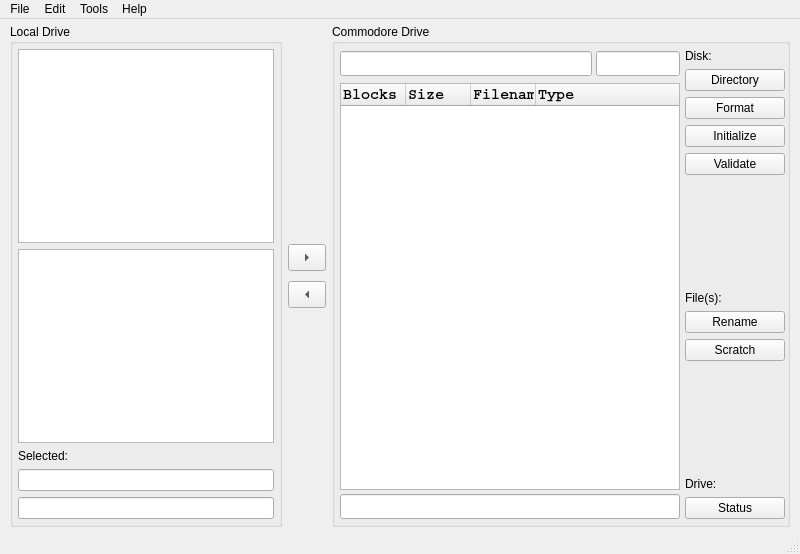
<?xml version="1.0" encoding="UTF-8"?>
<ui version="4.0">
 <class>FileWindow</class>
 <widget class="QMainWindow" name="FileWindow">
  <property name="geometry">
   <rect>
    <x>0</x>
    <y>0</y>
    <width>800</width>
    <height>554</height>
   </rect>
  </property>
  <property name="windowTitle">
   <string>QtCBM</string>
  </property>
  <property name="windowIcon">
   <iconset resource="QtCBM.qrc">
    <normaloff>:/res/icons/icon.png</normaloff>:/res/icons/icon.png</iconset>
  </property>
  <widget class="QWidget" name="centralWidget">
   <layout class="QHBoxLayout" name="horizontalLayout_2">
    <property name="leftMargin">
     <number>10</number>
    </property>
    <property name="topMargin">
     <number>5</number>
    </property>
    <property name="rightMargin">
     <number>10</number>
    </property>
    <property name="bottomMargin">
     <number>5</number>
    </property>
    <item>
     <layout class="QHBoxLayout" name="horizontalLayout">
      <property name="spacing">
       <number>0</number>
      </property>
      <item>
       <widget class="QGroupBox" name="groupBox">
        <property name="title">
         <string>Local Drive</string>
        </property>
        <layout class="QHBoxLayout" name="horizontalLayout_4">
         <property name="leftMargin">
          <number>5</number>
         </property>
         <property name="topMargin">
          <number>5</number>
         </property>
         <property name="rightMargin">
          <number>5</number>
         </property>
         <property name="bottomMargin">
          <number>5</number>
         </property>
         <item>
          <layout class="QVBoxLayout" name="verticalLayout_9">
           <property name="spacing">
            <number>0</number>
           </property>
           <item>
            <widget class="QFrame" name="frame_3">
             <property name="sizePolicy">
              <sizepolicy hsizetype="Fixed" vsizetype="Preferred">
               <horstretch>0</horstretch>
               <verstretch>0</verstretch>
              </sizepolicy>
             </property>
             <property name="minimumSize">
              <size>
               <width>100</width>
               <height>0</height>
              </size>
             </property>
             <property name="frameShape">
              <enum>QFrame::NoFrame</enum>
             </property>
             <property name="frameShadow">
              <enum>QFrame::Plain</enum>
             </property>
             <property name="lineWidth">
              <number>0</number>
             </property>
             <layout class="QVBoxLayout" name="verticalLayout_6">
              <property name="spacing">
               <number>0</number>
              </property>
              <property name="leftMargin">
               <number>0</number>
              </property>
              <property name="topMargin">
               <number>0</number>
              </property>
              <property name="rightMargin">
               <number>0</number>
              </property>
              <property name="bottomMargin">
               <number>0</number>
              </property>
             </layout>
            </widget>
           </item>
           <item>
            <widget class="QFrame" name="frame_2">
             <property name="sizePolicy">
              <sizepolicy hsizetype="Minimum" vsizetype="Preferred">
               <horstretch>0</horstretch>
               <verstretch>0</verstretch>
              </sizepolicy>
             </property>
             <property name="minimumSize">
              <size>
               <width>120</width>
               <height>0</height>
              </size>
             </property>
             <property name="frameShape">
              <enum>QFrame::NoFrame</enum>
             </property>
             <property name="frameShadow">
              <enum>QFrame::Plain</enum>
             </property>
             <property name="lineWidth">
              <number>0</number>
             </property>
             <layout class="QVBoxLayout" name="verticalLayout_2">
              <property name="leftMargin">
               <number>0</number>
              </property>
              <property name="topMargin">
               <number>0</number>
              </property>
              <property name="rightMargin">
               <number>0</number>
              </property>
              <property name="bottomMargin">
               <number>0</number>
              </property>
              <item>
               <layout class="QVBoxLayout" name="verticalLayout">
                <item>
                 <widget class="QTreeView" name="localFolders">
                  <property name="sizePolicy">
                   <sizepolicy hsizetype="Minimum" vsizetype="Expanding">
                    <horstretch>0</horstretch>
                    <verstretch>0</verstretch>
                   </sizepolicy>
                  </property>
                  <property name="minimumSize">
                   <size>
                    <width>120</width>
                    <height>0</height>
                   </size>
                  </property>
                  <property name="headerHidden">
                   <bool>true</bool>
                  </property>
                 </widget>
                </item>
                <item>
                 <widget class="QListView" name="localFiles">
                  <property name="sizePolicy">
                   <sizepolicy hsizetype="Minimum" vsizetype="Expanding">
                    <horstretch>0</horstretch>
                    <verstretch>0</verstretch>
                   </sizepolicy>
                  </property>
                  <property name="minimumSize">
                   <size>
                    <width>120</width>
                    <height>0</height>
                   </size>
                  </property>
                  <property name="selectionMode">
                   <enum>QAbstractItemView::ExtendedSelection</enum>
                  </property>
                 </widget>
                </item>
                <item>
                 <layout class="QVBoxLayout" name="verticalLayout_5">
                  <item>
                   <widget class="QLabel" name="label_6">
                    <property name="sizePolicy">
                     <sizepolicy hsizetype="Minimum" vsizetype="Preferred">
                      <horstretch>0</horstretch>
                      <verstretch>0</verstretch>
                     </sizepolicy>
                    </property>
                    <property name="minimumSize">
                     <size>
                      <width>120</width>
                      <height>0</height>
                     </size>
                    </property>
                    <property name="baseSize">
                     <size>
                      <width>1</width>
                      <height>0</height>
                     </size>
                    </property>
                    <property name="text">
                     <string>Selected:</string>
                    </property>
                   </widget>
                  </item>
                  <item>
                   <widget class="QLineEdit" name="selectedKB">
                    <property name="sizePolicy">
                     <sizepolicy hsizetype="Minimum" vsizetype="Fixed">
                      <horstretch>0</horstretch>
                      <verstretch>0</verstretch>
                     </sizepolicy>
                    </property>
                    <property name="minimumSize">
                     <size>
                      <width>120</width>
                      <height>0</height>
                     </size>
                    </property>
                    <property name="readOnly">
                     <bool>true</bool>
                    </property>
                   </widget>
                  </item>
                  <item>
                   <widget class="QLineEdit" name="selectedBlocks">
                    <property name="sizePolicy">
                     <sizepolicy hsizetype="Minimum" vsizetype="Fixed">
                      <horstretch>0</horstretch>
                      <verstretch>0</verstretch>
                     </sizepolicy>
                    </property>
                    <property name="minimumSize">
                     <size>
                      <width>120</width>
                      <height>0</height>
                     </size>
                    </property>
                    <property name="readOnly">
                     <bool>true</bool>
                    </property>
                   </widget>
                  </item>
                 </layout>
                </item>
               </layout>
              </item>
             </layout>
            </widget>
           </item>
          </layout>
         </item>
        </layout>
       </widget>
      </item>
      <item>
       <widget class="QFrame" name="frame">
        <property name="sizePolicy">
         <sizepolicy hsizetype="Fixed" vsizetype="Preferred">
          <horstretch>0</horstretch>
          <verstretch>0</verstretch>
         </sizepolicy>
        </property>
        <property name="minimumSize">
         <size>
          <width>50</width>
          <height>0</height>
         </size>
        </property>
        <property name="frameShape">
         <enum>QFrame::NoFrame</enum>
        </property>
        <property name="frameShadow">
         <enum>QFrame::Plain</enum>
        </property>
        <property name="lineWidth">
         <number>0</number>
        </property>
        <layout class="QGridLayout" name="gridLayout_2">
         <property name="leftMargin">
          <number>0</number>
         </property>
         <property name="topMargin">
          <number>0</number>
         </property>
         <property name="rightMargin">
          <number>0</number>
         </property>
         <property name="bottomMargin">
          <number>0</number>
         </property>
         <item row="0" column="0">
          <layout class="QGridLayout" name="gridLayout">
           <property name="horizontalSpacing">
            <number>0</number>
           </property>
           <property name="verticalSpacing">
            <number>10</number>
           </property>
           <item row="1" column="0">
            <widget class="QToolButton" name="copyToCBM">
             <property name="font">
              <font>
               <pointsize>11</pointsize>
              </font>
             </property>
             <property name="text">
              <string>-&gt;</string>
             </property>
             <property name="iconSize">
              <size>
               <width>30</width>
               <height>20</height>
              </size>
             </property>
             <property name="autoRaise">
              <bool>false</bool>
             </property>
             <property name="arrowType">
              <enum>Qt::RightArrow</enum>
             </property>
            </widget>
           </item>
           <item row="0" column="0">
            <spacer name="verticalSpacer">
             <property name="orientation">
              <enum>Qt::Vertical</enum>
             </property>
             <property name="sizeHint" stdset="0">
              <size>
               <width>20</width>
               <height>40</height>
              </size>
             </property>
            </spacer>
           </item>
           <item row="2" column="0">
            <widget class="QToolButton" name="copyFromCBM">
             <property name="enabled">
              <bool>true</bool>
             </property>
             <property name="font">
              <font>
               <pointsize>11</pointsize>
              </font>
             </property>
             <property name="text">
              <string>&lt;-</string>
             </property>
             <property name="iconSize">
              <size>
               <width>30</width>
               <height>20</height>
              </size>
             </property>
             <property name="autoRaise">
              <bool>false</bool>
             </property>
             <property name="arrowType">
              <enum>Qt::LeftArrow</enum>
             </property>
            </widget>
           </item>
           <item row="3" column="0">
            <spacer name="verticalSpacer_2">
             <property name="orientation">
              <enum>Qt::Vertical</enum>
             </property>
             <property name="sizeHint" stdset="0">
              <size>
               <width>20</width>
               <height>40</height>
              </size>
             </property>
            </spacer>
           </item>
          </layout>
         </item>
        </layout>
       </widget>
      </item>
      <item>
       <widget class="QGroupBox" name="groupBox_2">
        <property name="title">
         <string>Commodore Drive</string>
        </property>
        <layout class="QHBoxLayout" name="horizontalLayout_6">
         <property name="spacing">
          <number>0</number>
         </property>
         <property name="leftMargin">
          <number>5</number>
         </property>
         <property name="topMargin">
          <number>5</number>
         </property>
         <property name="rightMargin">
          <number>2</number>
         </property>
         <property name="bottomMargin">
          <number>5</number>
         </property>
         <item>
          <layout class="QHBoxLayout" name="horizontalLayout_5">
           <property name="spacing">
            <number>5</number>
           </property>
           <item>
            <widget class="QFrame" name="frame_4">
             <property name="frameShape">
              <enum>QFrame::NoFrame</enum>
             </property>
             <property name="frameShadow">
              <enum>QFrame::Plain</enum>
             </property>
             <property name="lineWidth">
              <number>0</number>
             </property>
             <layout class="QVBoxLayout" name="verticalLayout_4">
              <property name="leftMargin">
               <number>0</number>
              </property>
              <property name="topMargin">
               <number>0</number>
              </property>
              <property name="rightMargin">
               <number>0</number>
              </property>
              <property name="bottomMargin">
               <number>0</number>
              </property>
              <item>
               <layout class="QVBoxLayout" name="verticalLayout_3">
                <property name="spacing">
                 <number>4</number>
                </property>
                <item>
                 <widget class="QFrame" name="frame_6">
                  <property name="minimumSize">
                   <size>
                    <width>0</width>
                    <height>30</height>
                   </size>
                  </property>
                  <property name="frameShape">
                   <enum>QFrame::NoFrame</enum>
                  </property>
                  <property name="frameShadow">
                   <enum>QFrame::Plain</enum>
                  </property>
                  <property name="lineWidth">
                   <number>0</number>
                  </property>
                  <layout class="QGridLayout" name="gridLayout_3">
                   <property name="leftMargin">
                    <number>0</number>
                   </property>
                   <property name="topMargin">
                    <number>0</number>
                   </property>
                   <property name="rightMargin">
                    <number>0</number>
                   </property>
                   <property name="bottomMargin">
                    <number>0</number>
                   </property>
                   <property name="spacing">
                    <number>0</number>
                   </property>
                   <item row="0" column="0">
                    <layout class="QGridLayout" name="gridLayout_4" columnstretch="75,25" columnminimumwidth="0,0">
                     <property name="sizeConstraint">
                      <enum>QLayout::SetNoConstraint</enum>
                     </property>
                     <property name="horizontalSpacing">
                      <number>4</number>
                     </property>
                     <property name="verticalSpacing">
                      <number>0</number>
                     </property>
                     <item row="0" column="1">
                      <widget class="QLineEdit" name="diskId">
                       <property name="sizePolicy">
                        <sizepolicy hsizetype="Preferred" vsizetype="Fixed">
                         <horstretch>0</horstretch>
                         <verstretch>0</verstretch>
                        </sizepolicy>
                       </property>
                       <property name="minimumSize">
                        <size>
                         <width>50</width>
                         <height>25</height>
                        </size>
                       </property>
                       <property name="font">
                        <font>
                         <family>Courier</family>
                         <weight>75</weight>
                         <bold>true</bold>
                         <kerning>false</kerning>
                        </font>
                       </property>
                       <property name="frame">
                        <bool>true</bool>
                       </property>
                       <property name="readOnly">
                        <bool>true</bool>
                       </property>
                      </widget>
                     </item>
                     <item row="0" column="0">
                      <widget class="QLineEdit" name="diskLabel">
                       <property name="sizePolicy">
                        <sizepolicy hsizetype="Preferred" vsizetype="Fixed">
                         <horstretch>0</horstretch>
                         <verstretch>0</verstretch>
                        </sizepolicy>
                       </property>
                       <property name="minimumSize">
                        <size>
                         <width>0</width>
                         <height>25</height>
                        </size>
                       </property>
                       <property name="font">
                        <font>
                         <family>Courier</family>
                         <weight>75</weight>
                         <bold>true</bold>
                         <kerning>false</kerning>
                        </font>
                       </property>
                       <property name="frame">
                        <bool>true</bool>
                       </property>
                       <property name="readOnly">
                        <bool>true</bool>
                       </property>
                      </widget>
                     </item>
                    </layout>
                   </item>
                  </layout>
                 </widget>
                </item>
                <item>
                 <widget class="QTreeWidget" name="cbmFiles">
                  <property name="font">
                   <font>
                    <family>Courier</family>
                    <pointsize>11</pointsize>
                    <weight>75</weight>
                    <bold>true</bold>
                    <kerning>false</kerning>
                   </font>
                  </property>
                  <property name="frameShape">
                   <enum>QFrame::StyledPanel</enum>
                  </property>
                  <property name="frameShadow">
                   <enum>QFrame::Sunken</enum>
                  </property>
                  <property name="rootIsDecorated">
                   <bool>false</bool>
                  </property>
                  <property name="uniformRowHeights">
                   <bool>true</bool>
                  </property>
                  <property name="itemsExpandable">
                   <bool>false</bool>
                  </property>
                  <property name="expandsOnDoubleClick">
                   <bool>false</bool>
                  </property>
                  <property name="columnCount">
                   <number>4</number>
                  </property>
                  <attribute name="headerDefaultSectionSize">
                   <number>65</number>
                  </attribute>
                  <attribute name="headerStretchLastSection">
                   <bool>true</bool>
                  </attribute>
                  <column>
                   <property name="text">
                    <string>Blocks</string>
                   </property>
                  </column>
                  <column>
                   <property name="text">
                    <string>Size</string>
                   </property>
                  </column>
                  <column>
                   <property name="text">
                    <string>Filename</string>
                   </property>
                  </column>
                  <column>
                   <property name="text">
                    <string>Type</string>
                   </property>
                  </column>
                 </widget>
                </item>
                <item>
                 <widget class="QLineEdit" name="freeSpace">
                  <property name="minimumSize">
                   <size>
                    <width>0</width>
                    <height>25</height>
                   </size>
                  </property>
                  <property name="font">
                   <font>
                    <family>Courier</family>
                    <weight>75</weight>
                    <bold>true</bold>
                    <kerning>false</kerning>
                   </font>
                  </property>
                  <property name="frame">
                   <bool>true</bool>
                  </property>
                  <property name="readOnly">
                   <bool>true</bool>
                  </property>
                 </widget>
                </item>
               </layout>
              </item>
             </layout>
            </widget>
           </item>
           <item>
            <widget class="QFrame" name="frame_5">
             <property name="sizePolicy">
              <sizepolicy hsizetype="Fixed" vsizetype="Preferred">
               <horstretch>0</horstretch>
               <verstretch>0</verstretch>
              </sizepolicy>
             </property>
             <property name="minimumSize">
              <size>
               <width>100</width>
               <height>0</height>
              </size>
             </property>
             <property name="frameShape">
              <enum>QFrame::NoFrame</enum>
             </property>
             <property name="frameShadow">
              <enum>QFrame::Raised</enum>
             </property>
             <property name="lineWidth">
              <number>0</number>
             </property>
             <layout class="QVBoxLayout" name="verticalLayout_8">
              <property name="spacing">
               <number>-1</number>
              </property>
              <property name="leftMargin">
               <number>0</number>
              </property>
              <property name="topMargin">
               <number>0</number>
              </property>
              <property name="rightMargin">
               <number>0</number>
              </property>
              <property name="bottomMargin">
               <number>0</number>
              </property>
              <item>
               <layout class="QVBoxLayout" name="verticalLayout_7">
                <property name="spacing">
                 <number>-1</number>
                </property>
                <item>
                 <widget class="QLabel" name="label_3">
                  <property name="text">
                   <string>Disk:</string>
                  </property>
                 </widget>
                </item>
                <item>
                 <widget class="QPushButton" name="CBMDirectory">
                  <property name="text">
                   <string>Directory</string>
                  </property>
                 </widget>
                </item>
                <item>
                 <widget class="QPushButton" name="CBMFormat">
                  <property name="enabled">
                   <bool>true</bool>
                  </property>
                  <property name="text">
                   <string>Format</string>
                  </property>
                 </widget>
                </item>
                <item>
                 <widget class="QPushButton" name="CBMInitialize">
                  <property name="enabled">
                   <bool>true</bool>
                  </property>
                  <property name="text">
                   <string>Initialize</string>
                  </property>
                 </widget>
                </item>
                <item>
                 <widget class="QPushButton" name="CBMValidate">
                  <property name="text">
                   <string>Validate</string>
                  </property>
                 </widget>
                </item>
                <item>
                 <spacer name="verticalSpacer_6">
                  <property name="orientation">
                   <enum>Qt::Vertical</enum>
                  </property>
                  <property name="sizeHint" stdset="0">
                   <size>
                    <width>20</width>
                    <height>40</height>
                   </size>
                  </property>
                 </spacer>
                </item>
                <item>
                 <widget class="QLabel" name="label_2">
                  <property name="text">
                   <string>File(s):</string>
                  </property>
                 </widget>
                </item>
                <item>
                 <widget class="QPushButton" name="CBMRename">
                  <property name="enabled">
                   <bool>true</bool>
                  </property>
                  <property name="text">
                   <string>Rename</string>
                  </property>
                 </widget>
                </item>
                <item>
                 <widget class="QPushButton" name="CBMScratch">
                  <property name="enabled">
                   <bool>true</bool>
                  </property>
                  <property name="text">
                   <string>Scratch</string>
                  </property>
                 </widget>
                </item>
                <item>
                 <spacer name="verticalSpacer_7">
                  <property name="orientation">
                   <enum>Qt::Vertical</enum>
                  </property>
                  <property name="sizeHint" stdset="0">
                   <size>
                    <width>20</width>
                    <height>40</height>
                   </size>
                  </property>
                 </spacer>
                </item>
                <item>
                 <widget class="QLabel" name="label">
                  <property name="text">
                   <string>Drive:</string>
                  </property>
                 </widget>
                </item>
                <item>
                 <widget class="QPushButton" name="CBMStatus">
                  <property name="text">
                   <string>Status</string>
                  </property>
                 </widget>
                </item>
               </layout>
              </item>
             </layout>
            </widget>
           </item>
          </layout>
         </item>
        </layout>
       </widget>
      </item>
     </layout>
    </item>
   </layout>
  </widget>
  <widget class="QMenuBar" name="menuBar">
   <property name="geometry">
    <rect>
     <x>0</x>
     <y>0</y>
     <width>800</width>
     <height>22</height>
    </rect>
   </property>
   <widget class="QMenu" name="menuEdit">
    <property name="title">
     <string>Edit</string>
    </property>
    <addaction name="actionPreferences"/>
   </widget>
   <widget class="QMenu" name="menuFile">
    <property name="title">
     <string>File</string>
    </property>
    <addaction name="actionView_Home_Folder"/>
    <addaction name="actionView_Drive"/>
    <addaction name="separator"/>
    <addaction name="action_Quit"/>
   </widget>
   <widget class="QMenu" name="menuTools">
    <property name="title">
     <string>Tools</string>
    </property>
    <addaction name="actionDetect_Drive"/>
    <addaction name="actionMorse_Code"/>
    <addaction name="actionReset_Bus"/>
   </widget>
   <widget class="QMenu" name="menuHelp">
    <property name="title">
     <string>Help</string>
    </property>
    <addaction name="actionAbout"/>
   </widget>
   <addaction name="menuFile"/>
   <addaction name="menuEdit"/>
   <addaction name="menuTools"/>
   <addaction name="menuHelp"/>
  </widget>
  <widget class="QStatusBar" name="statusBar"/>
  <action name="actionPreferences">
   <property name="text">
    <string>Preferences...</string>
   </property>
  </action>
  <action name="actionView_Home_Folder">
   <property name="checkable">
    <bool>true</bool>
   </property>
   <property name="checked">
    <bool>true</bool>
   </property>
   <property name="text">
    <string>View Home Folder</string>
   </property>
  </action>
  <action name="actionView_Drive">
   <property name="checkable">
    <bool>true</bool>
   </property>
   <property name="text">
    <string>View Drives</string>
   </property>
  </action>
  <action name="actionDetect_Drive">
   <property name="enabled">
    <bool>true</bool>
   </property>
   <property name="text">
    <string>Detect Drive</string>
   </property>
  </action>
  <action name="actionMorse_Code">
   <property name="enabled">
    <bool>true</bool>
   </property>
   <property name="text">
    <string>Morse Code</string>
   </property>
  </action>
  <action name="actionReset_Bus">
   <property name="enabled">
    <bool>true</bool>
   </property>
   <property name="text">
    <string>Reset Bus</string>
   </property>
  </action>
  <action name="actionAbout">
   <property name="text">
    <string>About...</string>
   </property>
  </action>
  <action name="action_Quit">
   <property name="text">
    <string>&amp;Quit</string>
   </property>
  </action>
 </widget>
 <layoutdefault spacing="6" margin="11"/>
 <resources>
  <include location="QtCBM.qrc"/>
 </resources>
 <connections/>
</ui>
